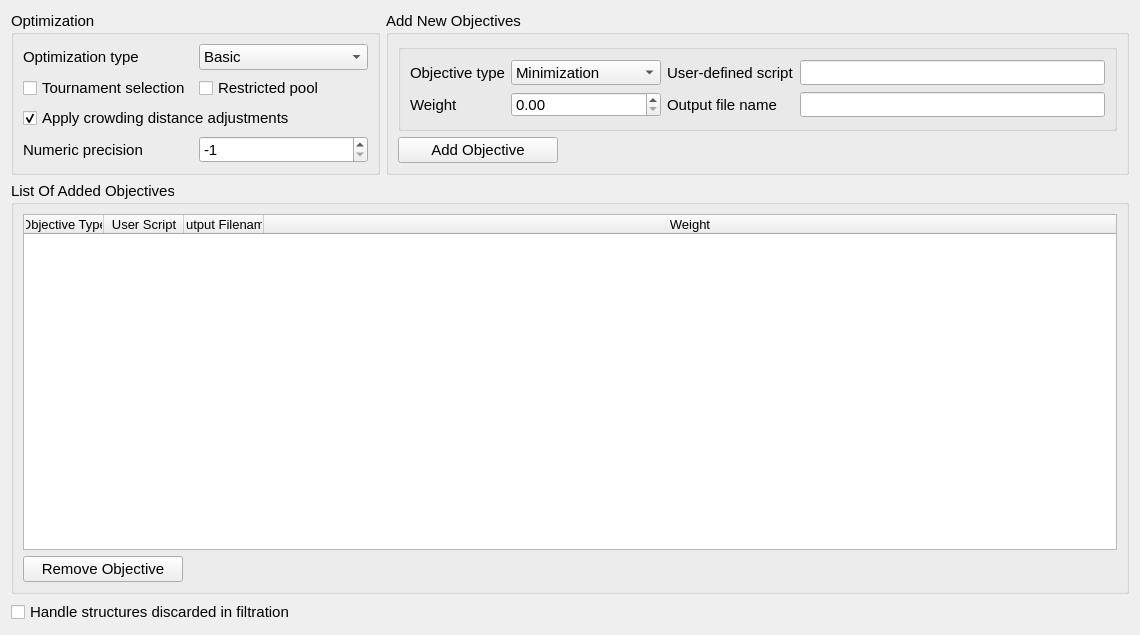
<?xml version="1.0" encoding="UTF-8"?>
<ui version="4.0">
 <class>Tab_Mo</class>
 <widget class="QWidget" name="Tab_Mo">
  <property name="geometry">
   <rect>
    <x>0</x>
    <y>0</y>
    <width>1140</width>
    <height>635</height>
   </rect>
  </property>
  <property name="font">
   <font>
    <pointsize>11</pointsize>
   </font>
  </property>
  <property name="focusPolicy">
   <enum>Qt::StrongFocus</enum>
  </property>
  <property name="windowTitle">
   <string>Form</string>
  </property>
  <layout class="QGridLayout" name="gridLayout_2">
   <item row="0" column="1" colspan="2">
    <widget class="QGroupBox" name="groupBox">
     <property name="font">
      <font>
       <pointsize>11</pointsize>
      </font>
     </property>
     <property name="title">
      <string>Add New Objectives</string>
     </property>
     <layout class="QGridLayout" name="gridLayout_3">
      <item row="1" column="0">
       <widget class="QGroupBox" name="groupBox_2">
        <property name="title">
         <string/>
        </property>
        <layout class="QGridLayout" name="gridLayout_4">
         <item row="2" column="4">
          <widget class="QLineEdit" name="line_output">
           <property name="sizePolicy">
            <sizepolicy hsizetype="Expanding" vsizetype="Fixed">
             <horstretch>0</horstretch>
             <verstretch>0</verstretch>
            </sizepolicy>
           </property>
           <property name="minimumSize">
            <size>
             <width>300</width>
             <height>25</height>
            </size>
           </property>
           <property name="maximumSize">
            <size>
             <width>1000</width>
             <height>25</height>
            </size>
           </property>
           <property name="font">
            <font>
             <pointsize>11</pointsize>
            </font>
           </property>
           <property name="toolTip">
            <string>&lt;html&gt;&lt;head/&gt;&lt;body&gt;&lt;p&gt;Output file name that user-defined script generates. Basically, this is a text file that contains a digit (integer or float) as the &amp;quot;first entry&amp;quot; of its &amp;quot;first line&amp;quot;; which is being read by XtalOpt.&lt;/p&gt;&lt;p&gt;This entry should not contain any white space character in between.&lt;/p&gt;&lt;/body&gt;&lt;/html&gt;</string>
           </property>
           <property name="text">
            <string/>
           </property>
          </widget>
         </item>
         <item row="1" column="2">
          <widget class="QComboBox" name="combo_type">
           <property name="minimumSize">
            <size>
             <width>150</width>
             <height>25</height>
            </size>
           </property>
           <property name="maximumSize">
            <size>
             <width>220</width>
             <height>25</height>
            </size>
           </property>
           <property name="font">
            <font>
             <pointsize>11</pointsize>
            </font>
           </property>
           <property name="mouseTracking">
            <bool>true</bool>
           </property>
           <property name="focusPolicy">
            <enum>Qt::StrongFocus</enum>
           </property>
           <property name="toolTip">
            <string>&lt;html&gt;&lt;head/&gt;&lt;body&gt;&lt;p&gt;Objective type from:&lt;/p&gt;&lt;p&gt;1- Minimization&lt;/p&gt;&lt;p&gt;2- Maximization&lt;/p&gt;&lt;p&gt;3- Filtration&lt;/p&gt;&lt;/body&gt;&lt;/html&gt;</string>
           </property>
           <property name="autoFillBackground">
            <bool>false</bool>
           </property>
           <property name="editable">
            <bool>false</bool>
           </property>
           <property name="currentText">
            <string>Minimization</string>
           </property>
           <property name="currentIndex">
            <number>0</number>
           </property>
           <item>
            <property name="text">
             <string>Minimization</string>
            </property>
           </item>
           <item>
            <property name="text">
             <string>Maximization</string>
            </property>
           </item>
           <item>
            <property name="text">
             <string>Filtration</string>
            </property>
           </item>
          </widget>
         </item>
         <item row="2" column="3">
          <widget class="QLabel" name="label_4">
           <property name="minimumSize">
            <size>
             <width>0</width>
             <height>20</height>
            </size>
           </property>
           <property name="font">
            <font>
             <pointsize>11</pointsize>
            </font>
           </property>
           <property name="text">
            <string>Output file name</string>
           </property>
          </widget>
         </item>
         <item row="1" column="4">
          <widget class="QLineEdit" name="line_path">
           <property name="sizePolicy">
            <sizepolicy hsizetype="Expanding" vsizetype="Fixed">
             <horstretch>0</horstretch>
             <verstretch>0</verstretch>
            </sizepolicy>
           </property>
           <property name="minimumSize">
            <size>
             <width>300</width>
             <height>25</height>
            </size>
           </property>
           <property name="maximumSize">
            <size>
             <width>1000</width>
             <height>25</height>
            </size>
           </property>
           <property name="font">
            <font>
             <pointsize>11</pointsize>
            </font>
           </property>
           <property name="toolTip">
            <string>&lt;html&gt;&lt;head/&gt;&lt;body&gt;&lt;p&gt;The user-defined &amp;quot;executable&amp;quot; script which performs the calculations for objective.&lt;/p&gt;&lt;p&gt;(1) This entry should include &amp;quot;abolute&amp;quot; path to avoid issues in locating the script.&lt;/p&gt;&lt;p&gt;(2) This field is mandatory for all objectives.&lt;/p&gt;&lt;p&gt;(3) For a remote job the script should be on the remote cluster, while for a local run it should be in a local path.&lt;/p&gt;&lt;p&gt;(4) This field should not contain any white space character in between.&lt;/p&gt;&lt;/body&gt;&lt;/html&gt;</string>
           </property>
           <property name="text">
            <string/>
           </property>
          </widget>
         </item>
         <item row="1" column="3">
          <widget class="QLabel" name="label_2">
           <property name="minimumSize">
            <size>
             <width>0</width>
             <height>20</height>
            </size>
           </property>
           <property name="font">
            <font>
             <pointsize>11</pointsize>
            </font>
           </property>
           <property name="text">
            <string>User-defined script</string>
           </property>
          </widget>
         </item>
         <item row="2" column="2">
          <widget class="QDoubleSpinBox" name="sb_weight">
           <property name="sizePolicy">
            <sizepolicy hsizetype="Preferred" vsizetype="Fixed">
             <horstretch>0</horstretch>
             <verstretch>0</verstretch>
            </sizepolicy>
           </property>
           <property name="minimumSize">
            <size>
             <width>150</width>
             <height>25</height>
            </size>
           </property>
           <property name="maximumSize">
            <size>
             <width>220</width>
             <height>25</height>
            </size>
           </property>
           <property name="font">
            <font>
             <pointsize>11</pointsize>
            </font>
           </property>
           <property name="mouseTracking">
            <bool>true</bool>
           </property>
           <property name="focusPolicy">
            <enum>Qt::StrongFocus</enum>
           </property>
           <property name="toolTip">
            <string>&lt;html&gt;&lt;head/&gt;&lt;body&gt;&lt;p&gt;Optimization weight for the objective.&lt;/p&gt;&lt;p&gt;(1) This should be a float number, larger than or equal to 0.0, and less than or equal to 1.0.&lt;/p&gt;&lt;p&gt;(2) For &amp;quot;Filtration&amp;quot; task, this must be set to 0.0.&lt;/p&gt;&lt;p&gt;(3) Total weight for all objectives should be less than or equal to 1.0.&lt;/p&gt;&lt;p&gt;(4) If this is set to zero for any non-Filtration objective; that objective is being calculated but will not be included in the optimization.&lt;/p&gt;&lt;/body&gt;&lt;/html&gt;</string>
           </property>
           <property name="styleSheet">
            <string notr="true"/>
           </property>
           <property name="buttonSymbols">
            <enum>QAbstractSpinBox::UpDownArrows</enum>
           </property>
           <property name="maximum">
            <double>1.000000000000000</double>
           </property>
           <property name="singleStep">
            <double>0.050000000000000</double>
           </property>
          </widget>
         </item>
         <item row="1" column="1">
          <widget class="QLabel" name="label">
           <property name="minimumSize">
            <size>
             <width>0</width>
             <height>20</height>
            </size>
           </property>
           <property name="font">
            <font>
             <pointsize>11</pointsize>
            </font>
           </property>
           <property name="text">
            <string>Objective type</string>
           </property>
          </widget>
         </item>
         <item row="2" column="1">
          <widget class="QLabel" name="label_3">
           <property name="minimumSize">
            <size>
             <width>0</width>
             <height>20</height>
            </size>
           </property>
           <property name="font">
            <font>
             <pointsize>11</pointsize>
            </font>
           </property>
           <property name="text">
            <string>Weight</string>
           </property>
          </widget>
         </item>
        </layout>
       </widget>
      </item>
      <item row="3" column="0">
       <layout class="QHBoxLayout" name="horizontalLayout_5">
        <item>
         <widget class="QPushButton" name="push_addObjectives">
          <property name="sizePolicy">
           <sizepolicy hsizetype="Fixed" vsizetype="Fixed">
            <horstretch>0</horstretch>
            <verstretch>0</verstretch>
           </sizepolicy>
          </property>
          <property name="minimumSize">
           <size>
            <width>160</width>
            <height>25</height>
           </size>
          </property>
          <property name="font">
           <font>
            <pointsize>11</pointsize>
           </font>
          </property>
          <property name="focusPolicy">
           <enum>Qt::StrongFocus</enum>
          </property>
          <property name="toolTip">
           <string>&lt;html&gt;&lt;head/&gt;&lt;body&gt;&lt;p&gt;Add an objective:&lt;/p&gt;&lt;p&gt;(1) A zero weight for any objective results in calculation of that objective; but excluding that from optimization.&lt;/p&gt;&lt;p&gt;(2) Sum of the total weight for introduced objectives can't exceed 1.0.&lt;/p&gt;&lt;p&gt;(3) Path to script and output filename entries can't contain any white space character.&lt;/p&gt;&lt;/body&gt;&lt;/html&gt;</string>
          </property>
          <property name="text">
           <string>Add Objective</string>
          </property>
         </widget>
        </item>
        <item>
         <spacer name="horizontalSpacer">
          <property name="orientation">
           <enum>Qt::Horizontal</enum>
          </property>
          <property name="sizeHint" stdset="0">
           <size>
            <width>40</width>
            <height>20</height>
           </size>
          </property>
         </spacer>
        </item>
       </layout>
      </item>
     </layout>
    </widget>
   </item>
   <item row="3" column="0">
    <widget class="QCheckBox" name="cb_redo_objectives">
     <property name="font">
      <font>
       <pointsize>11</pointsize>
      </font>
     </property>
     <property name="mouseTracking">
      <bool>true</bool>
     </property>
     <property name="focusPolicy">
      <enum>Qt::StrongFocus</enum>
     </property>
     <property name="toolTip">
      <string>&lt;html&gt;&lt;head/&gt;&lt;body&gt;&lt;p&gt;If selected, the code will perform the &amp;quot;jobFailAction&amp;quot; task for any structure that is marked for dismissing by a filtration objective.&lt;/p&gt;&lt;/body&gt;&lt;/html&gt;</string>
     </property>
     <property name="text">
      <string>Handle structures discarded in filtration</string>
     </property>
     <property name="tristate">
      <bool>false</bool>
     </property>
    </widget>
   </item>
   <item row="2" column="0" colspan="3">
    <widget class="QGroupBox" name="groupBox_12">
     <property name="minimumSize">
      <size>
       <width>0</width>
       <height>0</height>
      </size>
     </property>
     <property name="font">
      <font>
       <pointsize>11</pointsize>
      </font>
     </property>
     <property name="title">
      <string>List Of Added Objectives</string>
     </property>
     <layout class="QGridLayout" name="gridLayout">
      <item row="2" column="0">
       <layout class="QHBoxLayout" name="horizontalLayout_6">
        <item>
         <widget class="QPushButton" name="push_removeObjectives">
          <property name="sizePolicy">
           <sizepolicy hsizetype="Fixed" vsizetype="Fixed">
            <horstretch>0</horstretch>
            <verstretch>0</verstretch>
           </sizepolicy>
          </property>
          <property name="minimumSize">
           <size>
            <width>160</width>
            <height>25</height>
           </size>
          </property>
          <property name="font">
           <font>
            <pointsize>11</pointsize>
           </font>
          </property>
          <property name="focusPolicy">
           <enum>Qt::StrongFocus</enum>
          </property>
          <property name="toolTip">
           <string>&lt;html&gt;&lt;head/&gt;&lt;body&gt;&lt;p&gt;Remove the selected objective from the list.&lt;/p&gt;&lt;/body&gt;&lt;/html&gt;</string>
          </property>
          <property name="text">
           <string>Remove Objective</string>
          </property>
         </widget>
        </item>
        <item>
         <spacer name="horizontalSpacer_2">
          <property name="orientation">
           <enum>Qt::Horizontal</enum>
          </property>
          <property name="sizeHint" stdset="0">
           <size>
            <width>40</width>
            <height>20</height>
           </size>
          </property>
         </spacer>
        </item>
       </layout>
      </item>
      <item row="1" column="0">
       <widget class="QTableWidget" name="table_objectives">
        <property name="font">
         <font>
          <pointsize>10</pointsize>
         </font>
        </property>
        <property name="focusPolicy">
         <enum>Qt::StrongFocus</enum>
        </property>
        <property name="editTriggers">
         <set>QAbstractItemView::NoEditTriggers</set>
        </property>
        <property name="tabKeyNavigation">
         <bool>false</bool>
        </property>
        <property name="showDropIndicator" stdset="0">
         <bool>false</bool>
        </property>
        <property name="dragDropOverwriteMode">
         <bool>false</bool>
        </property>
        <property name="selectionBehavior">
         <enum>QAbstractItemView::SelectRows</enum>
        </property>
        <property name="wordWrap">
         <bool>true</bool>
        </property>
        <attribute name="horizontalHeaderCascadingSectionResizes">
         <bool>true</bool>
        </attribute>
        <attribute name="horizontalHeaderMinimumSectionSize">
         <number>20</number>
        </attribute>
        <attribute name="horizontalHeaderDefaultSectionSize">
         <number>80</number>
        </attribute>
        <attribute name="horizontalHeaderHighlightSections">
         <bool>false</bool>
        </attribute>
        <attribute name="horizontalHeaderShowSortIndicator" stdset="0">
         <bool>false</bool>
        </attribute>
        <attribute name="horizontalHeaderStretchLastSection">
         <bool>true</bool>
        </attribute>
        <attribute name="verticalHeaderVisible">
         <bool>false</bool>
        </attribute>
        <attribute name="verticalHeaderMinimumSectionSize">
         <number>23</number>
        </attribute>
        <attribute name="verticalHeaderDefaultSectionSize">
         <number>23</number>
        </attribute>
        <column>
         <property name="text">
          <string>Objective Type</string>
         </property>
         <property name="font">
          <font>
           <pointsize>10</pointsize>
          </font>
         </property>
        </column>
        <column>
         <property name="text">
          <string>User Script</string>
         </property>
         <property name="font">
          <font>
           <pointsize>10</pointsize>
          </font>
         </property>
        </column>
        <column>
         <property name="text">
          <string>Output Filename</string>
         </property>
         <property name="font">
          <font>
           <pointsize>10</pointsize>
          </font>
         </property>
        </column>
        <column>
         <property name="text">
          <string>Weight</string>
         </property>
         <property name="font">
          <font>
           <pointsize>10</pointsize>
          </font>
         </property>
        </column>
       </widget>
      </item>
     </layout>
    </widget>
   </item>
   <item row="0" column="0">
    <widget class="QGroupBox" name="groupBox_3">
     <property name="font">
      <font>
       <pointsize>11</pointsize>
      </font>
     </property>
     <property name="toolTip">
      <string/>
     </property>
     <property name="title">
      <string>Optimization</string>
     </property>
     <layout class="QGridLayout" name="gridLayout_5">
      <item row="0" column="1">
       <widget class="QComboBox" name="combo_optType">
        <property name="font">
         <font>
          <pointsize>11</pointsize>
         </font>
        </property>
        <property name="focusPolicy">
         <enum>Qt::StrongFocus</enum>
        </property>
        <property name="toolTip">
         <string>&lt;html&gt;&lt;head/&gt;&lt;body&gt;&lt;p&gt;Specify the optimization type from the following options:&lt;/p&gt;&lt;p&gt;(1) Basic: the parent selection is based on the &amp;quot;weighted sum of normalized objective(s) value&amp;quot; that is represented by the (generalized) scalar fitness function.&lt;/p&gt;&lt;p&gt;(2) Pareto: the parent selection is performed through Pareto optimization, i.e., performing a non-dominated sorting (and optionally applying crowding distances). The rank/distance information are then used to choose a parent structure by a &amp;quot;binary tournament selection&amp;quot; from two randomly chosen structures from the pool.&lt;/p&gt;&lt;p&gt;For tournament selection in Pareto optimization, if the &amp;quot;Restricted pool&amp;quot; is checked the choice of two random structures will be made from the top &amp;quot;pool size&amp;quot; number of structures from the entire pool.&lt;/p&gt;&lt;p&gt;Also, if the &amp;quot;Tournament selection&amp;quot; is un-checked, the rank/distance information are converted to a scalar fitness function for the selection of a new parent.&lt;/p&gt;&lt;/body&gt;&lt;/html&gt;</string>
        </property>
        <property name="editable">
         <bool>false</bool>
        </property>
        <item>
         <property name="text">
          <string>Basic</string>
         </property>
        </item>
        <item>
         <property name="text">
          <string>Pareto</string>
         </property>
        </item>
       </widget>
      </item>
      <item row="4" column="0">
       <widget class="QLabel" name="label_6">
        <property name="font">
         <font>
          <pointsize>11</pointsize>
         </font>
        </property>
        <property name="text">
         <string>Numeric precision</string>
        </property>
       </widget>
      </item>
      <item row="3" column="0" colspan="2">
       <widget class="QCheckBox" name="cb_crowding">
        <property name="font">
         <font>
          <pointsize>11</pointsize>
         </font>
        </property>
        <property name="focusPolicy">
         <enum>Qt::StrongFocus</enum>
        </property>
        <property name="toolTip">
         <string>&lt;html&gt;&lt;head/&gt;&lt;body&gt;&lt;p&gt;For the case of Pareto optimization, check (uncheck) for using (not using) crowding distances correction to probabilities.&lt;/p&gt;&lt;p&gt;&lt;br/&gt;For &amp;quot;Basic&amp;quot; optimization, this is irrelevant.&lt;/p&gt;&lt;/body&gt;&lt;/html&gt;</string>
        </property>
        <property name="text">
         <string>Apply crowding distance adjustments</string>
        </property>
        <property name="checked">
         <bool>true</bool>
        </property>
       </widget>
      </item>
      <item row="0" column="0">
       <widget class="QLabel" name="label_5">
        <property name="font">
         <font>
          <pointsize>11</pointsize>
         </font>
        </property>
        <property name="toolTip">
         <string/>
        </property>
        <property name="text">
         <string>Optimization type</string>
        </property>
       </widget>
      </item>
      <item row="4" column="1">
       <widget class="QSpinBox" name="sb_prec">
        <property name="minimumSize">
         <size>
          <width>0</width>
          <height>25</height>
         </size>
        </property>
        <property name="font">
         <font>
          <pointsize>11</pointsize>
         </font>
        </property>
        <property name="focusPolicy">
         <enum>Qt::StrongFocus</enum>
        </property>
        <property name="toolTip">
         <string>&lt;html&gt;&lt;head/&gt;&lt;body&gt;&lt;p&gt;The percision, in terms of number of decimal digits, used to specify all objective values in calculating the structures' fitness, hence, probability of them being selected for generating an offspring structure.&lt;/p&gt;&lt;p&gt;This is in particular important if Pareto optimization is used.&lt;/p&gt;&lt;p&gt;If the precision is set to &amp;quot;-1&amp;quot;, the numerical values will be used as is, i.e., no rounding is performed.&lt;/p&gt;&lt;p&gt;Default: -1 (no rounding)&lt;/p&gt;&lt;/body&gt;&lt;/html&gt;</string>
        </property>
        <property name="suffix">
         <string/>
        </property>
        <property name="minimum">
         <number>-1</number>
        </property>
        <property name="maximum">
         <number>24</number>
        </property>
        <property name="value">
         <number>-1</number>
        </property>
       </widget>
      </item>
      <item row="1" column="0">
       <widget class="QCheckBox" name="cb_tournament">
        <property name="toolTip">
         <string>&lt;html&gt;&lt;head/&gt;&lt;body&gt;&lt;p&gt;Use the &amp;quot;binary tournament selection&amp;quot; in Pareto optimization, instead of converting the rank/distance information to a scalar fitness function.&lt;/p&gt;&lt;/body&gt;&lt;/html&gt;</string>
        </property>
        <property name="text">
         <string>Tournament selection</string>
        </property>
       </widget>
      </item>
      <item row="1" column="1">
       <widget class="QCheckBox" name="cb_restrictPool">
        <property name="toolTip">
         <string>&lt;html&gt;&lt;head/&gt;&lt;body&gt;&lt;p&gt;Applicable only when &amp;quot;tournament selection&amp;quot; is checked; if checked the selection will be done from up to &amp;quot;pool size&amp;quot; number of the &amp;quot;best&amp;quot; structures, instead of randomly choosing the parent structure from the entire pool.&lt;/p&gt;&lt;/body&gt;&lt;/html&gt;</string>
        </property>
        <property name="text">
         <string>Restricted pool</string>
        </property>
       </widget>
      </item>
     </layout>
    </widget>
   </item>
  </layout>
 </widget>
 <tabstops>
  <tabstop>combo_optType</tabstop>
  <tabstop>cb_crowding</tabstop>
  <tabstop>sb_prec</tabstop>
  <tabstop>combo_type</tabstop>
  <tabstop>sb_weight</tabstop>
  <tabstop>line_path</tabstop>
  <tabstop>line_output</tabstop>
  <tabstop>push_addObjectives</tabstop>
  <tabstop>table_objectives</tabstop>
  <tabstop>push_removeObjectives</tabstop>
  <tabstop>cb_redo_objectives</tabstop>
 </tabstops>
 <resources/>
 <connections/>
</ui>
